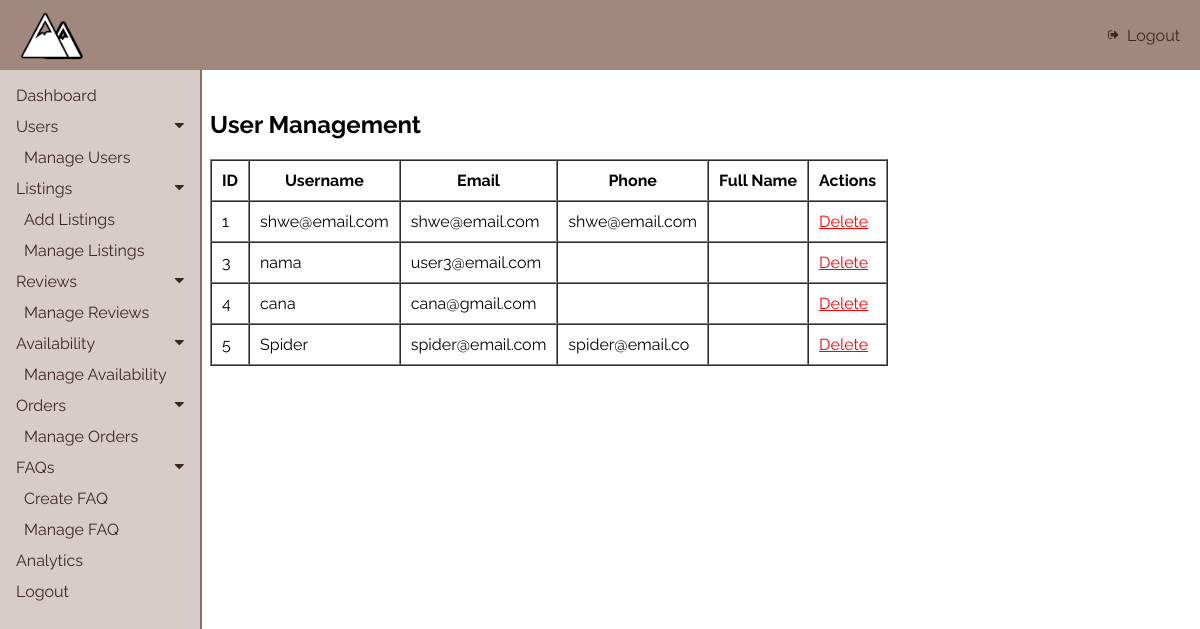
Screenshot of /admin/modules/users/manageUsers.php with the database file from the repository.
### tables this page shows
CREATE TABLE `users` (
  `id` int(11) NOT NULL,
  `username` varchar(50) NOT NULL,
  `email` varchar(100) NOT NULL,
  `password` varchar(255) NOT NULL,
  `phone` varchar(15) DEFAULT NULL,
  `full_name` varchar(100) DEFAULT NULL,
  `created_at` timestamp NOT NULL DEFAULT current_timestamp(),
  `updated_at` timestamp NOT NULL DEFAULT current_timestamp() ON UPDATE current_timestamp()
);

### admin/modules/users/manageUsers.php (the view, shortened to what this page needs)
<?php
include("../../config/config.php");
?>
<!DOCTYPE html>
<html lang="en">
<head>
  <link rel="stylesheet" href="https://cdnjs.cloudflare.com/ajax/libs/font-awesome/4.7.0/css/font-awesome.min.css">
  <link rel="stylesheet" type="text/css" href="<?php echo ADMIN_BASE_URL; ?>/css/admin.css">
</head>
<body>
  <div class="topNav">
    <img src="<?php echo ADMIN_BASE_URL; ?>/img/icon.png" alt="Logo">
     <a href="../../../../mainpage.php">
      <i class="fa fa-sign-out" style="font-size: 12px;"></i> Logout
    </a>
  </div>
  <?php include '../../includes/sideNav.php'; ?>
  <div class="main">
    <h2>User Management</h2>
    <table border="1" cellpadding="10" cellspacing="0">
      <thead>
        <tr>
          <th>ID</th>
          <th>Username</th>
          <th>Email</th>
          <th>Phone</th>
          <th>Full Name</th>
          <th>Actions</th>
        </tr>
      </thead>
      <tbody>
        <?php
        $query = "SELECT id, username, email, phone, full_name FROM users";
        $result = mysqli_query($conn, $query);
        if (mysqli_num_rows($result) > 0) {
            while ($row = mysqli_fetch_assoc($result)) {
                echo "<tr>";
                echo "<td>" . htmlspecialchars($row['id']) . "</td>";
                echo "<td>" . htmlspecialchars($row['username']) . "</td>";
                echo "<td>" . htmlspecialchars($row['email']) . "</td>";
                echo "<td>" . htmlspecialchars($row['phone']) . "</td>";
                echo "<td>" . htmlspecialchars($row['full_name']) . "</td>";
                echo "<td>";
                echo "<a href='manageUsers.php?delete_id=" . $row['id'] . "' onclick='return confirm(\"Are you sure you want to delete this user?\")' style='color: red;'>Delete</a>";
                echo "</td>";
                echo "</tr>";
            }
        } else {
            echo "<tr><td colspan='6'>No users found.</td></tr>";
        }
        ?>
      </tbody>
    </table>
  </div>
</body>
</html>

### admin/css/admin.css (style rules this page uses)
body { font-family: "Raleway", sans-serif; margin: 0; padding: 0; background-color: #fff; }
.topNav { position: fixed; display: flex; justify-content: space-between; align-items: center; background-color: #a1887f; color: #3e2723; padding: 10px 20px; position: fixed; top: 0; left: 0; width: 100%; z-index: 2; box-sizing: border-box; }
.topNav img { height: 50px; }
.topNav a { color: #3e2723; text-decoration: none; font-size: 16px; display: flex; align-items: center; }
.topNav .fa { margin-right: 8px; }
.main { margin-top: 70px; margin-left: 200px; padding: 20px 10px; background-color: #fff; }

### rows the page displays
users: id "1", username "shwe@email.com", email "shwe@email.com", phone "shwe@email.com"
users: id "3", username "nama", email "user3@email.com"
users: id "4", username "cana", email "cana@gmail.com"
users: id "5", username "Spider", email "spider@email.com", phone "spider@email.co"
